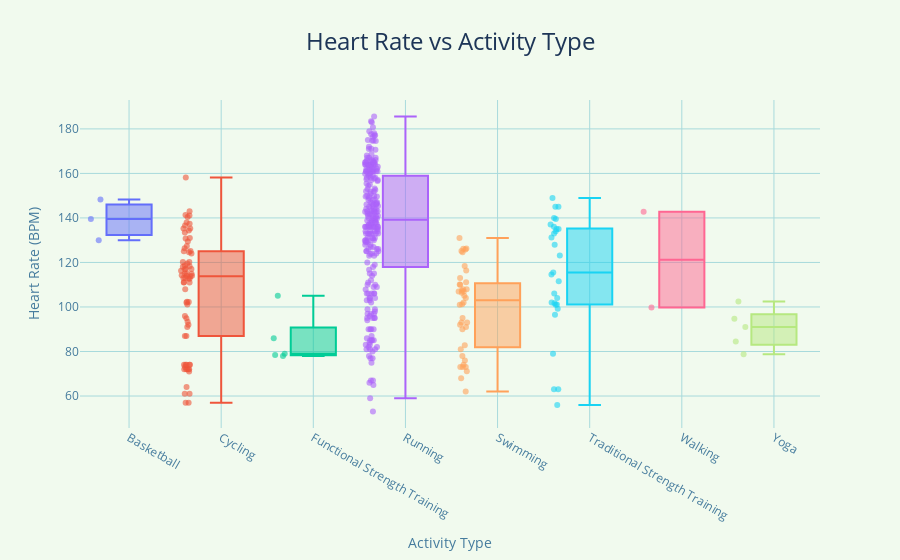

Notebook code for this chart:
### Markdown cell above
68.36kg (150.71 pounds) is pretty light, this would likely put me at sub 10% bodyfat, I would say on race day I was about ~159 - Good now that I know ideal body weight let's go into a heart rate analysis - a very important factor towards endurance events

### Code cell
import os
import pandas as pd
import plotly.express as px
from datetime import datetime

# Base path where your data is located
base_path = '/Users/ngirmay/Documents/GitHub/ironman_retrospective/apple_health/health_data_exported/'

# Paths to save the visualizations and stats
visualizations_path = '/Users/ngirmay/Documents/GitHub/ironman_retrospective/IronMan_2023/body_composition/visualizations/'
stats_path = '/Users/ngirmay/Documents/GitHub/ironman_retrospective/IronMan_2023/body_composition/stats/'

# Ensure the directories exist
os.makedirs(visualizations_path, exist_ok=True)
os.makedirs(stats_path, exist_ok=True)

# Get current timestamp for unique filenames
timestamp = datetime.now().strftime('%Y%m%d_%H%M%S')

# List of activity files and their corresponding activity labels
activity_files = {
    'HKWorkoutActivityTypeBasketball_2024-04-99_18-31-36_SimpleHealthExportCSV.csv': 'Basketball',
    'HKWorkoutActivityTypeCycling_2024-04-99_18-31-36_SimpleHealthExportCSV.csv': 'Cycling',
    'HKWorkoutActivityTypeFunctionalStrengthTraining_2024-04-99_18-31-36_SimpleHealthExportCSV.csv': 'Functional Strength Training',
    'HKWorkoutActivityTypeRunning_2024-04-99_18-31-37_SimpleHealthExportCSV.csv': 'Running',
    'HKWorkoutActivityTypeSwimming_2024-04-99_18-31-37_SimpleHealthExportCSV.csv': 'Swimming',
    'HKWorkoutActivityTypeTraditionalStrengthTraining_2024-04-99_18-31-37_SimpleHealthExportCSV.csv': 'Traditional Strength Training',
    'HKWorkoutActivityTypeWalking_2024-04-99_18-31-37_SimpleHealthExportCSV.csv': 'Walking',
    'HKWorkoutActivityTypeYoga_2024-04-99_18-31-37_SimpleHealthExportCSV.csv': 'Yoga'
}

# Load the heart rate data
df_heart_rate = pd.read_csv(os.path.join(base_path, 'HKQuantityTypeIdentifierHeartRate_2024-04-99_18-31-28_SimpleHealthExportCSV.csv'), sep=',', skiprows=1)

# Round the startDate to the nearest minute to allow for fuzzy merging
df_heart_rate['startDate'] = pd.to_datetime(df_heart_rate['startDate']).dt.round('min')

# Initialize an empty DataFrame to store merged data
df_all = pd.DataFrame()

# Loop through each activity file and merge with heart rate data
for file_name, activity_type in activity_files.items():
    file_path = os.path.join(base_path, file_name)
    df_activity = pd.read_csv(file_path, sep=',', skiprows=1)
    df_activity['startDate'] = pd.to_datetime(df_activity['startDate']).dt.round('min')  # Round activity start times too
    df_activity['activityType'] = activity_type
    df_merged = pd.merge(df_heart_rate, df_activity[['startDate', 'activityType']], on='startDate', how='inner')
    df_all = pd.concat([df_all, df_merged])

# Create the box plot with jitter (points="all" adds jitter to scatter points)
fig = px.box(df_all, x='activityType', y='value', points="all",  # points="all" adds jitter to scatter points
             title='Heart Rate vs Activity Type', 
             labels={'value': 'Heart Rate (BPM)', 'activityType': 'Activity Type'},
             color='activityType')  # Use the same color for the box plot and points for each activity

# Customize the layout
fig.update_traces(marker=dict(size=6, opacity=0.6))  # Set size and opacity of scatter points
fig.update_layout(
    plot_bgcolor='#f1faee',  # Set background color
    paper_bgcolor='#f1faee',  # Paper (overall background)
    title_font=dict(size=24, color='#1D3557'),  # Title font styling
    title_x=0.5,  # Center the title
    xaxis=dict(gridcolor='#A8DADC'),  # Gridline color
    yaxis=dict(gridcolor='#A8DADC'),  # Gridline color for y-axis
    font=dict(color='#457B9D'),  # Font color for axes
    xaxis_title='Activity Type',
    yaxis_title='Heart Rate (BPM)',
    showlegend=False  # Remove redundant legend
)

# Save the visualization with a unique name based on the timestamp
fig.write_html(os.path.join(visualizations_path, f'heart_rate_vs_activity_type_{timestamp}.html'))

# Optionally, save the DataFrame with the combined heart rate and activity data as a CSV
df_all.to_csv(os.path.join(stats_path, f'heart_rate_activity_data_{timestamp}.csv'), index=False)

# Show the plot
fig.show()

# Print confirmation messages
print(f"Visualization saved to: {os.path.join(visualizations_path, f'heart_rate_vs_activity_type_{timestamp}.html')}")
print(f"Combined heart rate and activity data saved to: {os.path.join(stats_path, f'heart_rate_activity_data_{timestamp}.csv')}")

### Figure 1 — Plotly figure (JSON) as saved in the notebook; plotly's stock layout.template omitted (floating-point values rounded to 4 significant figures; data arrays with more than 128 entries replaced by an {"elided": "..."} marker saying what was removed)
{"data": [{"alignmentgroup": "True", "boxpoints": "all", "hovertemplate": "Activity Type=%{x}<br>Heart Rate (BPM)=%{y}<extra></extra>", "legendgroup": "Basketball", "marker": {"color": "#636efa", "opacity": 0.6, "size": 6}, "name": "Basketball", "notched": false, "offsetgroup": "Basketball", "orientation": "v", "showlegend": true, "type": "box", "x": ["Basketball", "Basketball", "Basketball"], "x0": " ", "xaxis": "x", "y": [148.3, 130, 139.5], "y0": " ", "yaxis": "y"}, {"alignmentgroup": "True", "boxpoints": "all", "hovertemplate": "Activity Type=%{x}<br>Heart Rate (BPM)=%{y}<extra></extra>", "legendgroup": "Cycling", "marker": {"color": "#EF553B", "opacity": 0.6, "size": 6}, "name": "Cycling", "notched": false, "offsetgroup": "Cycling", "orientation": "v", "showlegend": true, "type": "box", "x": ["Cycling", "Cycling", "Cycling", "Cycling", "Cycling", "Cycling", "Cycling", "Cycling", "Cycling", "Cycling", "Cycling", "Cycling", "Cycling", "Cycling", "Cycling", "Cycling", "Cycling", "Cycling", "Cycling", "Cycling", "Cycling", "Cycling", "Cycling", "Cycling", "Cycling", "Cycling", "Cycling", "Cycling", "Cycling", "Cycling", "Cycling", "Cycling", "Cycling", "Cycling", "Cycling", "Cycling", "Cycling", "Cycling", "Cycling", "Cycling", "Cycling", "Cycling", "Cycling", "Cycling", "Cycling", "Cycling", "Cycling", "Cycling", "Cycling", "Cycling", "Cycling", "Cycling", "Cycling", "Cycling", "Cycling", "Cycling", "Cycling", "Cycling", "Cycling", "Cycling", "Cycling", "Cycling", "Cycling", "Cycling", "Cycling", "Cycling", "Cycling", "Cycling", "Cycling", "Cycling", "Cycling", "Cycling", "Cycling", "Cycling"], "x0": " ", "xaxis": "x", "y": [64, 102, 129.4, 72, 93.41, 118.3, 135.3, 135.2, 74, 116.3, 120.3, 124.0, 102.4, 134.3, 141.3, 102.2, 118.6, 125.0, 112.8, 117.0, 126.4, 94.9, 114.9, 117.2, 141.1, 112.7, 72, 73, 114, 114, 124.6, 137.4, 130.8, 87, 87, 118.1, 119.5, 136.6, 127.3, 91, 120.2, 115.0, 116.9, 115, 111, 113, 113, 111, 108, 131.0, 137.9, 133.5, 158.2, 111.1, 96, 92, 143.0, 113.7, 101.2, 125.2, 114.2, 61, 57, 57, 61, 71, 72, 74, 72, 72, 74, 74, 74, 140.4], "y0": " ", "yaxis": "y"}, {"alignmentgroup": "True", "boxpoints": "all", "hovertemplate": "Activity Type=%{x}<br>Heart Rate (BPM)=%{y}<extra></extra>", "legendgroup": "Functional Strength Training", "marker": {"color": "#00cc96", "opacity": 0.6, "size": 6}, "name": "Functional Strength Training", "notched": false, "offsetgroup": "Functional Strength Training", "orientation": "v", "showlegend": true, "type": "box", "x": ["Functional Strength Training", "Functional Strength Training", "Functional Strength Training", "Functional Strength Training", "Functional Strength Training"], "x0": " ", "xaxis": "x", "y": [79, 78, 105.1, 86, 78.39], "y0": " ", "yaxis": "y"}, {"alignmentgroup": "True", "boxpoints": "all", "hovertemplate": "Activity Type=%{x}<br>Heart Rate (BPM)=%{y}<extra></extra>", "legendgroup": "Running", "marker": {"color": "#ab63fa", "opacity": 0.6, "size": 6}, "name": "Running", "notched": false, "offsetgroup": "Running", "orientation": "v", "showlegend": true, "type": "box", "x": {"elided": "254 str values"}, "x0": " ", "xaxis": "x", "y": {"elided": "254 float values"}, "y0": " ", "yaxis": "y"}, {"alignmentgroup": "True", "boxpoints": "all", "hovertemplate": "Activity Type=%{x}<br>Heart Rate (BPM)=%{y}<extra></extra>", "legendgroup": "Swimming", "marker": {"color": "#FFA15A", "opacity": 0.6, "size": 6}, "name": "Swimming", "notched": false, "offsetgroup": "Swimming", "orientation": "v", "showlegend": true, "type": "box", "x": ["Swimming", "Swimming", "Swimming", "Swimming", "Swimming", "Swimming", "Swimming", "Swimming", "Swimming", "Swimming", "Swimming", "Swimming", "Swimming", "Swimming", "Swimming", "Swimming", "Swimming", "Swimming", "Swimming", "Swimming", "Swimming", "Swimming", "Swimming", "Swimming", "Swimming", "Swimming", "Swimming", "Swimming", "Swimming", "Swimming", "Swimming", "Swimming", "Swimming", "Swimming", "Swimming", "Swimming", "Swimming", "Swimming", "Swimming", "Swimming"], "x0": " ", "xaxis": "x", "y": [74, 101, 110.1, 106.3, 111.1, 107.4, 104, 107, 107, 105, 93, 93, 92, 95, 91, 126.2, 78, 101.2, 131, 126.1, 82.75, 118.4, 81, 102, 62, 116.4, 108, 110, 108, 125.9, 113.0, 125.2, 90, 124.6, 73, 68, 76, 73, 73, 71.12], "y0": " ", "yaxis": "y"}, {"alignmentgroup": "True", "boxpoints": "all", "hovertemplate": "Activity Type=%{x}<br>Heart Rate (BPM)=%{y}<extra></extra>", "legendgroup": "Traditional Strength Training", "marker": {"color": "#19d3f3", "opacity": 0.6, "size": 6}, "name": "Traditional Strength Training", "notched": false, "offsetgroup": "Traditional Strength Training", "orientation": "v", "showlegend": true, "type": "box", "x": ["Traditional Strength Training", "Traditional Strength Training", "Traditional Strength Training", "Traditional Strength Training", "Traditional Strength Training", "Traditional Strength Training", "Traditional Strength Training", "Traditional Strength Training", "Traditional Strength Training", "Traditional Strength Training", "Traditional Strength Training", "Traditional Strength Training", "Traditional Strength Training", "Traditional Strength Training", "Traditional Strength Training", "Traditional Strength Training", "Traditional Strength Training", "Traditional Strength Training", "Traditional Strength Training", "Traditional Strength Training", "Traditional Strength Training", "Traditional Strength Training", "Traditional Strength Training", "Traditional Strength Training", "Traditional Strength Training", "Traditional Strength Training", "Traditional Strength Training", "Traditional Strength Training", "Traditional Strength Training"], "x0": " ", "xaxis": "x", "y": [79, 63, 63, 56, 106.1, 128, 135, 137, 136, 135, 134, 139.5, 149, 145, 145, 140, 133, 131.3, 123.2, 115.5, 96.52, 99.17, 101.7, 111.5, 101.1, 114.6, 104, 102, 101], "y0": " ", "yaxis": "y"}, {"alignmentgroup": "True", "boxpoints": "all", "hovertemplate": "Activity Type=%{x}<br>Heart Rate (BPM)=%{y}<extra></extra>", "legendgroup": "Walking", "marker": {"color": "#FF6692", "opacity": 0.6, "size": 6}, "name": "Walking", "notched": false, "offsetgroup": "Walking", "orientation": "v", "showlegend": true, "type": "box", "x": ["Walking", "Walking"], "x0": " ", "xaxis": "x", "y": [99.74, 142.8], "y0": " ", "yaxis": "y"}, {"alignmentgroup": "True", "boxpoints": "all", "hovertemplate": "Activity Type=%{x}<br>Heart Rate (BPM)=%{y}<extra></extra>", "legendgroup": "Yoga", "marker": {"color": "#B6E880", "opacity": 0.6, "size": 6}, "name": "Yoga", "notched": false, "offsetgroup": "Yoga", "orientation": "v", "showlegend": true, "type": "box", "x": ["Yoga", "Yoga", "Yoga", "Yoga", "Yoga"], "x0": " ", "xaxis": "x", "y": [91, 102.5, 94.74, 84.48, 78.8], "y0": " ", "yaxis": "y"}], "layout": {"boxmode": "overlay", "font": {"color": "#457B9D"}, "legend": {"title": {"text": "Activity Type"}, "tracegroupgap": 0}, "paper_bgcolor": "#f1faee", "plot_bgcolor": "#f1faee", "showlegend": false, "title": {"font": {"color": "#1D3557", "size": 24}, "text": "Heart Rate vs Activity Type", "x": 0.5}, "xaxis": {"anchor": "y", "categoryarray": ["Basketball", "Cycling", "Functional Strength Training", "Running", "Swimming", "Traditional Strength Training", "Walking", "Yoga"], "categoryorder": "array", "domain": [0, 1], "gridcolor": "#A8DADC", "title": {"text": "Activity Type"}}, "yaxis": {"anchor": "x", "domain": [0, 1], "gridcolor": "#A8DADC", "title": {"text": "Heart Rate (BPM)"}}}}
